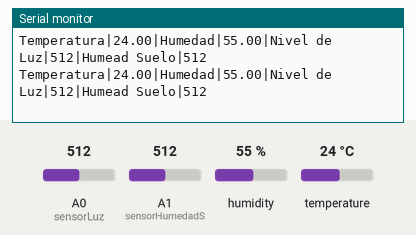
Recording of a sketch running on a simulated Arduino Uno, built with avr-gcc and run on an emulated ATmega328P. Parts: the last lines printed to the serial monitor. The inputs (shaded band) are chosen by the test bench; at power-on: humidity 55 %, A0 (sensorLuz) = 512, A1 (sensorHumedadS) = 512, temperature 24 °C.

Above: at 6.8 s.
6.9 s: humidity set to 22 %
At 10.3 s:
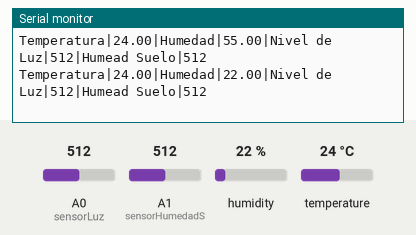
11.4 s: A0 (sensorLuz) set to 716
At 12.5 s:
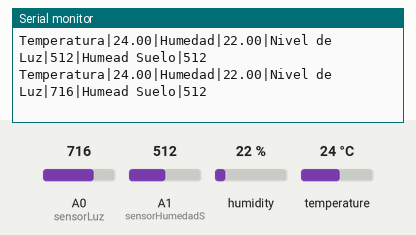
15.9 s: A1 (sensorHumedadS) set to 716
At 19.5 s:
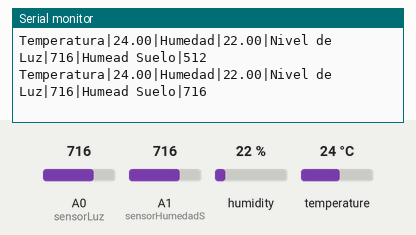
20.4 s: temperature set to 12 °C
At 21.8 s:
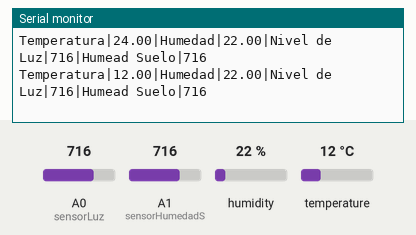
24.9 s: A0 (sensorLuz) set to 992
At 27.6 s:
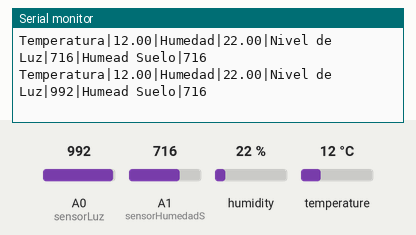
29.4 s: A1 (sensorHumedadS) set to 992
At 31.0 s:
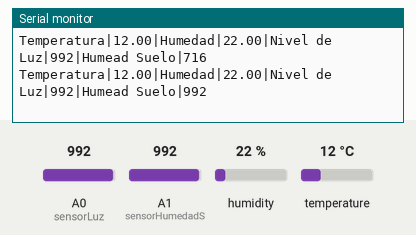
Timing chart, 0 to 32.5 s (numbered marks = the images above; inputs shaded):
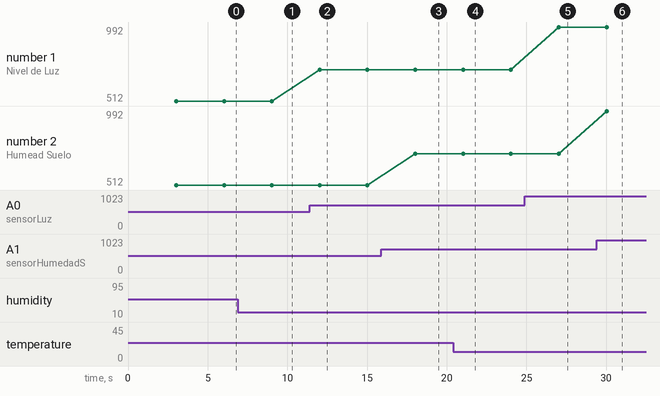

Measured:
- after the input at 6.9 s, the serial monitor: prints a new line after 2.1 s (image 1)
- after the input at 11.4 s, the serial monitor: prints a new line after 0.62 s (image 2)
- after the input at 15.9 s, the serial monitor: prints a new line after 2.1 s (image 3)
- after the input at 20.4 s, the serial monitor: prints a new line after 0.62 s (image 4)
- after the input at 24.9 s, the serial monitor: prints a new line after 2.1 s (image 5)
- after the input at 29.4 s, the serial monitor: prints a new line after 0.62 s (image 6)
- plotted number 1: 512 → 716 after the input at 11.4 s, 716 → 992 after the input at 24.9 s

The sketch:

POC_GrowBed.ino
```cpp
  #include <DHT11.h>


  int sensorLuz =0;
  int sensorHumedadS = 1;
  int sensorTempH=2;

  DHT11 sensorDHT(sensorTempH);
  const long baudRate=115200;
  const long interval = 3000;
  unsigned long previousMillis = 0;


  void setup() {
    // put your setup code here, to run once:
     Serial.begin(baudRate);


  }

  void leerSensores(){
    unsigned long currentMillis = millis();

    if(currentMillis - previousMillis >= interval) {

      previousMillis = currentMillis;
      int nivelLuz = analogRead(sensorLuz);
      int nivelHumedadSuelo = analogRead(sensorHumedadS);
      int error;
      float temperatura;
      float humedad;
      error = sensorDHT.read(humedad, temperatura);
      imprimirLecturas(nivelLuz,error,temperatura,humedad,nivelHumedadSuelo);

    }


  }

  void imprimirLecturas(int luz, int error, float temp, float hum,int soilMoist){
  if(error==0){
               Serial.print("Temperatura|");
               Serial.print(temp);
               Serial.print("|Humedad|");
               Serial.print(hum);
               Serial.print("|Nivel de Luz|");
               Serial.print(luz);
               Serial.print("|Humead Suelo|");
               Serial.print(soilMoist);
               Serial.println();
    }
  else{
               Serial.println();
               Serial.print("Error Num :");
               Serial.print(error);
               Serial.println();
  }

  }

  void loop() {

  leerSensores();


  }
```
